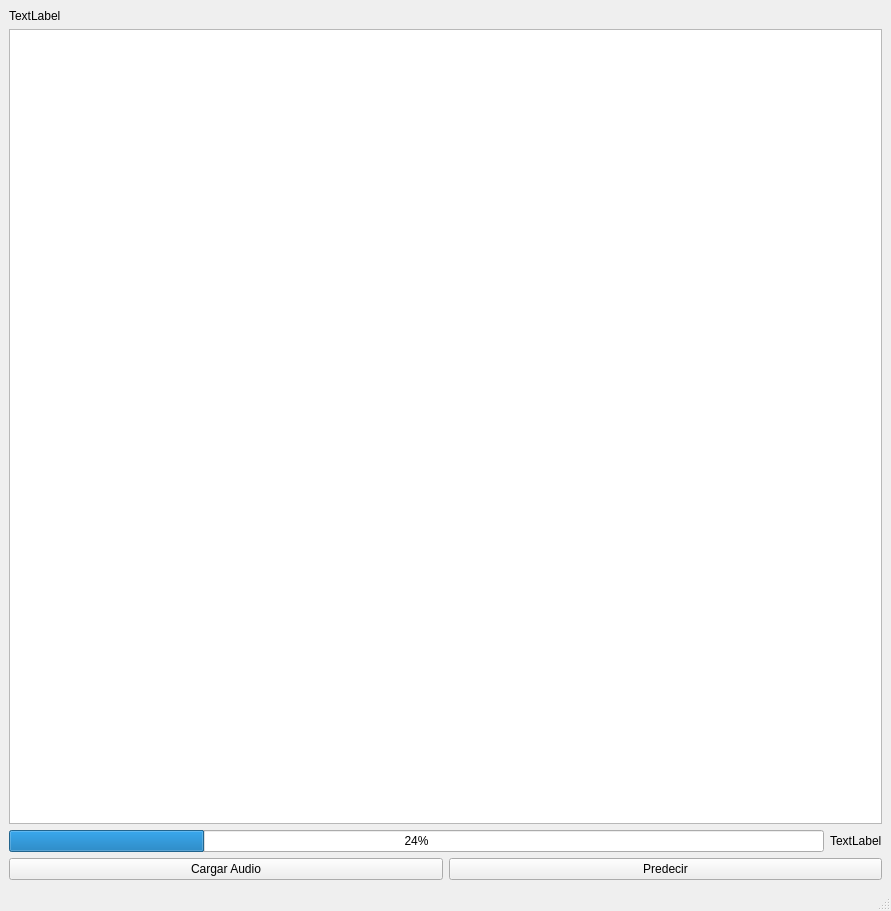
<?xml version="1.0" encoding="UTF-8"?>
<ui version="4.0">
 <class>MainWindow</class>
 <widget class="QMainWindow" name="MainWindow">
  <property name="geometry">
   <rect>
    <x>0</x>
    <y>0</y>
    <width>891</width>
    <height>911</height>
   </rect>
  </property>
  <property name="windowTitle">
   <string>MainWindow</string>
  </property>
  <widget class="QWidget" name="centralwidget">
   <layout class="QVBoxLayout" name="verticalLayout_2">
    <item>
     <layout class="QGridLayout" name="gridLayout">
      <item row="1" column="1">
       <widget class="QGraphicsView" name="viewImage"/>
      </item>
      <item row="0" column="1">
       <widget class="QLabel" name="labelPath">
        <property name="text">
         <string>TextLabel</string>
        </property>
       </widget>
      </item>
      <item row="2" column="1">
       <layout class="QHBoxLayout" name="horizontalLayout_2">
        <item>
         <widget class="QProgressBar" name="progressBar">
          <property name="value">
           <number>24</number>
          </property>
         </widget>
        </item>
        <item>
         <widget class="QLabel" name="labelPrediccion">
          <property name="text">
           <string>TextLabel</string>
          </property>
         </widget>
        </item>
       </layout>
      </item>
     </layout>
    </item>
    <item>
     <layout class="QHBoxLayout" name="horizontalLayout">
      <item>
       <widget class="QPushButton" name="buttonCargar">
        <property name="text">
         <string>Cargar Audio</string>
        </property>
       </widget>
      </item>
      <item>
       <widget class="QPushButton" name="buttonPredecir">
        <property name="text">
         <string>Predecir</string>
        </property>
       </widget>
      </item>
     </layout>
    </item>
   </layout>
  </widget>
  <widget class="QMenuBar" name="menubar">
   <property name="geometry">
    <rect>
     <x>0</x>
     <y>0</y>
     <width>891</width>
     <height>26</height>
    </rect>
   </property>
  </widget>
  <widget class="QStatusBar" name="statusbar"/>
 </widget>
 <resources/>
 <connections/>
</ui>
